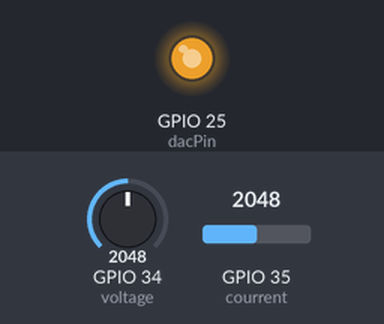
The sketch below on a simulated ESP32. Parts: output pins drawn as LEDs (lit = HIGH). Inputs (shaded band) come from the test bench; at power-on: GPIO 34 (voltage) = 2048, GPIO 35 (courrent) = 2048. WiFi joins after 1.5 s; servers stay silent unless stated; what the sketch prints to the serial monitor is not drawn.

Above: at 2.7 s.
2.8 s: GPIO 34 (voltage) set to 2866
At 2.85 s:
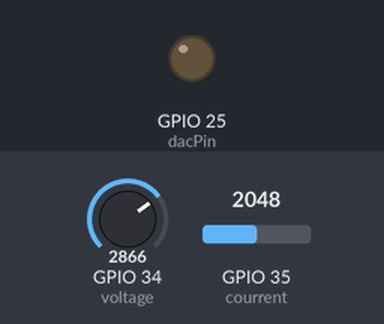
At 5.76 s:
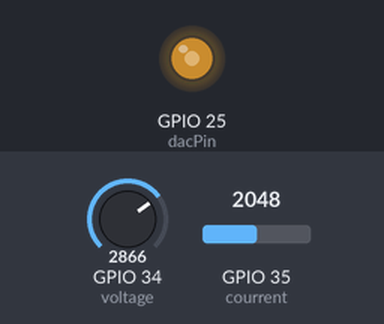
5.8 s: GPIO 34 (voltage) set to 2047
Timing chart, 0 to 14.8 s (numbered marks = the images above; inputs shaded):
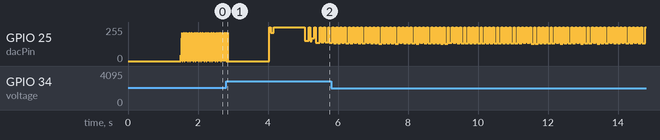

The sketch:

SendData.ino
```cpp
#include <WiFi.h>
#include <WiFiClientSecure.h>
// //sudo chmod 666 /dev/ttyUSB0

//Variables memdicion de corriente
#define courrent 35 //ADC7 COURRENT
float courrentEmu = 0;
float id = 0;
float id_ant = 0;
float iq = 0;
float iq_ant = 0;
float pipll = 0;
float pipll_ant = 0;
float thetap_ant = 0;
float thetap = 0;
float w0 = 2*3.1416*60;
float w0p = 0;
float w0p_ant = 0;
float coseno = 0;
float coseno_ant = 0;
float i_coseno = 0;
float i_coseno_ant = 0;
int thetap_dac = 0;
const int dacPin = 25; //DAC 1
const int dacResolution = 8;
float sin_ant = 0;
float i_sin_ant = 0;
float id_osci = 0;
//Variables medicion de voltaje
#define voltage 34 //ADC 6 VOLTAJE
#define blink 26
float voltageEmu = 0;
float vd = 0;
float vd_ant = 0;
float vq = 0;
float vq_ant = 0;
float p = 0;
float s = 0;
float q = 0;
float fp = 0;
//Constantes PLL
const float a1 = 0.963;
const float a2 = 0.0963;
const float Ts = 1.0/10080;
unsigned long previousMillis = 0;
unsigned long otherMillis = 0;
unsigned long interval = Ts * 1000;
String text = "";
//FLAGS
bool voltageMet = false;
bool courrentMet = true;
//iot
const char* ssid = "MANUEL_99";
const char* password = "Barbara1032502994";
const char* serverAddress = "lifae-iot.onrender.com";
const int serverPort = 443;  // Puerto para HTTPS

// AsyncWebServer server(80);
int cont = 0;
void setup() {
  Serial.begin(115200);
  Serial.println("HOlaaaa");
  pinMode(dacPin, ANALOG);
  connectToWiFi();
}

void loop() {
  unsigned long currentMillis = millis();
  unsigned long otherMillis = millis();
    if(currentMillis-previousMillis >= interval){
      // if(cont < 100000){
      //   cont = cont +1;
        voltageEmu = (analogRead(voltage)*(3.3/4095.0)-1.6); //Emulador
        courrentEmu = (analogRead(courrent)*(3.3/4095.0)-1); //Emulador
        coseno = coseno_ant*a1-a2*voltageEmu+sin_ant;
        vd= voltageEmu*cos(thetap)+coseno*sin(thetap);//señales en cuadratura- entrada del PIPLL COmponente en D
        vq = -voltageEmu*sin(thetap)+coseno*cos(thetap);

        i_coseno = i_coseno_ant*a1-a2*courrentEmu+i_sin_ant;
        id= courrentEmu*cos(thetap)+i_coseno*sin(thetap);//señales en cuadratura- entrada del PIPLL COmponente en D
        iq = -courrentEmu*sin(thetap)+coseno*cos(thetap);
        pipll=pipll_ant+a1*vd-vd_ant*a2;//salida PIpll

        w0p=pipll+w0;//entrada del integrador

        thetap=w0p_ant*Ts+thetap_ant;//salida pll
        w0p_ant = w0p;
        if (thetap>=2*3.1416)

        {
          thetap= thetap-(2 * 3.1416);
        }
        pipll_ant = pipll;
        vd_ant = vd;
        vq_ant = vq;
        id_ant = id;
        iq_ant = iq;
        thetap_ant = thetap;
        coseno_ant = coseno;
        sin_ant = voltageEmu;
        i_sin_ant = courrentEmu;
        thetap_dac = map(thetap, 0, 2 * 3.1416, 0, pow(2, dacResolution) - 1);
          p = (vd*id)/2;
          q = -vd*iq/2;
          s = sqrt(p*p+q*q);
          fp = p/s;
        dacWrite(dacPin, thetap_dac);
    // }else{
    //   cont = 0;
    //   sendToBackendAsync(p);
    // }
    previousMillis = currentMillis;
  }
  // if(otherMillis-previousMillis >= 1000){
  //   sendToBackendAsync(p);
  //   otherMillis = currentMillis;
  // }
  // digitalWrite(blink,HIGH);
  // Serial.println(p);
  // digitalWrite(blink,LOW);


  // float randomData = random(0, 100);
  // sendToBackendAsync(randomData);
  // delay(10000);  // Ejemplo de espera corta
}

void sendToBackendAsync(float data) {
  Serial.println("Conectando al servidor...");

  WiFiClientSecure client;
  client.setInsecure();

    if (client.connect(serverAddress, serverPort)) {
    Serial.println("Conectado al servidor");

    String jsonPayload = "{\"number\": " + String(data) + "}";
    String postRequest = "POST /random-data HTTP/1.1\r\nHost: " + String(serverAddress) + "\r\nContent-Type: application/json\r\nContent-Length: " + String(jsonPayload.length()) + "\r\n\r\n" + jsonPayload;

    client.print(postRequest);

    Serial.println("Datos enviados al servidor");
    delay(100);
    client.stop();
  } else {
    Serial.println("Error de conexión al servidor");
  }
}

void connectToWiFi() {
  WiFi.begin(ssid, password);

  while (WiFi.status() != WL_CONNECTED) {
    delay(500);
  }
}
```

FuncionalPll.ino
```cpp
//Pll con interrupcion
// #define courrent 35 //ADC7 COURRENT
// volatile double courrentEmu = 0;
// double id = 0;
// double id_ant = 0;
// double iq = 0;
// double iq_ant = 0;
// double i_coseno = 0;
// double i_coseno_ant = 0;
// int thetap_dac = 0;
// const int dacPin = 25; //DAC 1
// const int dacResolution = 8;
// double sin_ant = 0;
// double i_sin_ant = 0;
// double id_osci = 0;
// //Variables medicion de voltaje
// #define voltage 34 //ADC 6 VOLTAJE
// #define blink 2
// volatile double voltageEmu = 0;
// double pipll = 0;
// double pipll_ant = 0;
// double thetap_ant = 0;
// double thetap = 0;
// double w0 = 2*3.1416*60;
// double w0p = 0;//Probar 2*3.1416*60
// double w0p_ant = 0;
// double coseno = 0;
// double coseno_ant = 0;
// double vd = 0;
// double vd_ant = 0;
// double vq = 0;
// double vq_ant = 0;
// double p = 0;
// double s = 0;
// double q = 0;
// double fp = 0;
// //Constantes PLL
// const double a1 = 0.10050*10;//0.963;
// const double a2 = 0.09950*10;//0.0963;
// //Configuracion del timer
// double Ts;
// int PRSC;
// hw_timer_t *Timer0_Cfg = NULL;


// //Interrupcion Calulo PLL
// void IRAM_ATTR Timer0_ISR() {                       //Actual coseno = coseno_ant*a1-a2*voltageEmu+sin_ant;
//       // digitalWrite(blink,HIGH);
//       voltageEmu = (analogRead(voltage)*(3.3/4095.0)-1.6); //Emulador probar sin emulacion
//       courrentEmu = (analogRead(courrent)*(3.3/4095.0)-1); //Emulador probar sin emulacion
//       coseno = coseno_ant*a1-a2*voltageEmu+sin_ant; // Revisar si es de la forma  coseno=cos_ant*0.9630-0.963*Vol_Carga+sin_ant; donde voltajeEmu = Vol_Carga
//       vd= voltageEmu*cos(thetap)+coseno*sin(thetap);//señales en cuadratura- entrada del PIPLL COmponente en D
//       vq = -voltageEmu*sin(thetap)+coseno*cos(thetap);

//       i_coseno = i_coseno_ant*a1-a2*courrentEmu+i_sin_ant;
//       id= courrentEmu*cos(thetap)+i_coseno*sin(thetap);//señales en cuadratura- entrada del PIPLL COmponente en D
//       iq = -courrentEmu*sin(thetap)+coseno*cos(thetap);
//       pipll=pipll_ant+a1*vd-vd_ant*a2;//salida Pipll en voltaje

//       w0p=pipll+w0;//entrada del integrador

//       thetap=w0p_ant*Ts+thetap_ant;//salida pll
//       w0p_ant = w0p;
//       if (thetap>=2*3.1416){
//         thetap= thetap-(2 * 3.1416);
//       }
//       pipll_ant = pipll;
//       vd_ant = vd;
//       vq_ant = vq;
//       id_ant = id;
//       iq_ant = iq;
//       thetap_ant = thetap;
//       coseno_ant = coseno;
//       sin_ant = voltageEmu;
//       i_sin_ant = courrentEmu;
//       thetap_dac = map(thetap, 0, 2 * 3.1416, 0, pow(2, dacResolution) - 1);
//       p = (vd*id)/2;
//       q = -vd*iq/2;
//       s = sqrt(p*p+q*q);
//       fp = p/s;
//       dacWrite(dacPin, thetap_dac); //Probarlo tambien en el loop principal quitarlo al finalizar
//       // digitalWrite(blink,LOW);
// }
// void setup() {
//   // Configura el pin GPIO como DAC
//   pinMode(dacPin, ANALOG);
//   // pinMode(VdacPin, ANALOG);
//   pinMode(blink, OUTPUT);
//   // Serial.begin(115200);

//   //Configuracion de la interrupcion
//   Ts = 99,206; //Tiempo de muestro en microSegundos (1.0/10080)segundos
//   PRSC = 80; //Reloj base del timer 80 MHz
//   Timer0_Cfg = timerBegin(0, PRSC, true); //Inicializar timer
//   timerAttachInterrupt(Timer0_Cfg, &Timer0_ISR, true);
//   timerAlarmWrite(Timer0_Cfg, Ts, true);
//   timerAlarmEnable(Timer0_Cfg);
// }

// void loop() {
//   // voltageEmu = (analogRead(voltage)*(3.3/4095.0)-1.6); //Emulador probar sin emulacion
//   // courrentEmu = (analogRead(courrent)*(3.3/4095.0)-1); //Emulador probar sin emulacion
//   // delayMicroseconds(10);
//   // digitalWrite(blink,HIGH);
//   // Serial.println(p);
//   // digitalWrite(blink,LOW);
//   //delay(0.00007);
// }

//Pll Funcionaba
//Variables memdicion de corriente
// #define courrent 35 //ADC7 COURRENT
// double courrentEmu = 0;
// double id = 0;
// double id_ant = 0;
// double iq = 0;
// double iq_ant = 0;
// double pipll = 0;
// double pipll_ant = 0;
// double thetap_ant = 0;
// double thetap = 0;
// double w0 = 2*3.1416*60;
// double w0p = 0;
// double w0p_ant = 0;
// double coseno = 0;
// double coseno_ant = 0;
// double i_coseno = 0;
// double i_coseno_ant = 0;
// int thetap_dac = 0;
// const int dacPin = 25; //DAC 1
// const int dacResolution = 8;
// double sin_ant = 0;
// double i_sin_ant = 0;
// double id_osci = 0;
// //Variables medicion de voltaje
// #define voltage 34 //ADC 6 VOLTAJE
// #define blink 26
// double voltageEmu = 0;
// double vd = 0;
// double vd_ant = 0;
// double vq = 0;
// double vq_ant = 0;
// double p = 0;
// double s = 0;
// double q = 0;
// double fp = 0;
// //Constantes PLL
// const double a1 = 0.963;
// const double a2 = 0.0963;
// const double Ts = 1.0/10080;
// unsigned long previousMillis = 0;
// unsigned long interval = Ts * 1000;
// String text = "";
// //FLAGS
// bool voltageMet = false;
// bool courrentMet = true;
// void setup() {
//   // Configura el pin GPIO como DAC
//   pinMode(dacPin, ANALOG);
//   // pinMode(VdacPin, ANALOG);
//   pinMode(blink, OUTPUT);
//   Serial.begin(115200);
// }

// void loop() {
//   unsigned long currentMillis = millis();
//     if(currentMillis-previousMillis >= interval){
//       voltageEmu = (analogRead(voltage)*(3.3/4095.0)-1.6); //Emulador
//       courrentEmu = (analogRead(courrent)*(3.3/4095.0)-1); //Emulador
//       coseno = coseno_ant*a1-a2*voltageEmu+sin_ant;
//       vd= voltageEmu*cos(thetap)+coseno*sin(thetap);//señales en cuadratura- entrada del PIPLL COmponente en D
//       vq = -voltageEmu*sin(thetap)+coseno*cos(thetap);

//       i_coseno = i_coseno_ant*a1-a2*courrentEmu+i_sin_ant;
//       id= courrentEmu*cos(thetap)+i_coseno*sin(thetap);//señales en cuadratura- entrada del PIPLL COmponente en D
//       iq = -courrentEmu*sin(thetap)+coseno*cos(thetap);
//       pipll=pipll_ant+a1*vd-vd_ant*a2;//salida PIpll

//       w0p=pipll+w0;//entrada del integrador

//       thetap=w0p_ant*Ts+thetap_ant;//salida pll
//       w0p_ant = w0p;
//       if (thetap>=2*3.1416)

//       {
//         thetap= thetap-(2 * 3.1416);
//       }
//       pipll_ant = pipll;
//       vd_ant = vd;
//       vq_ant = vq;
//       id_ant = id;
//       iq_ant = iq;
//       thetap_ant = thetap;
//       coseno_ant = coseno;
//       sin_ant = voltageEmu;
//       i_sin_ant = courrentEmu;
//       thetap_dac = map(thetap, 0, 2 * 3.1416, 0, pow(2, dacResolution) - 1);
//       //p = (vd*id)/2;
//         p = (vd*id)/2;
//         q = -vd*iq/2;
//         s = sqrt(p*p+q*q);
//         fp = p/s;
//       //text = "VD es: " + vd;
//       //Serial.print("VD es ");
//       Serial.println(vd);
//       //Serial.print("P es")
//       //Serial.println(p);
//       dacWrite(dacPin, thetap_dac);
//     previousMillis = currentMillis;
//   }
//   // digitalWrite(blink,HIGH);
//   // Serial.println(p);
//   // digitalWrite(blink,LOW);
//   //delay(0.00007);
// }


//Variables memdicion de corriente
// #define courrent 35 //ADC7 COURRENT
// float courrentEmu = 0;
// float id = 0;
// float id_ant = 0;
// float iq = 0;
// float iq_ant = 0;
// float pipll = 0;
// float pipll_ant = 0;
// float thetap_ant = 0;
// float thetap = 0;
// float w0 = 2*3.1416*60;
// float w0p = 0;
// float w0p_ant = 0;
// float coseno = 0;
// float coseno_ant = 0;
// float i_coseno = 0;
// float i_coseno_ant = 0;
// int thetap_dac = 0;
// const int dacPin = 25; //DAC 1
// const int dacResolution = 8;
// float sin_ant = 0;
// float i_sin_ant = 0;
// float id_osci = 0;
// //Variables medicion de voltaje
// #define voltage 34 //ADC 6 VOLTAJE
// #define blink 26
// float voltageEmu = 0;
// float vd = 0;
// float vd_ant = 0;
// float vq = 0;
// float vq_ant = 0;
// float p = 0;
// float s = 0;
// float q = 0;
// float fp = 0;
// //Constantes PLL
// const float a1 = 0.963;
// const float a2 = 0.0963;
// const float Ts = 1.0/10080;
// unsigned long previousMillis = 0;
// unsigned long interval = Ts * 1000;
// String text = "";
// //FLAGS
// bool voltageMet = false;
// bool courrentMet = true;
// void setup() {
//   // Configura el pin GPIO como DAC
//   pinMode(dacPin, ANALOG);
//   // pinMode(VdacPin, ANALOG);
//   pinMode(blink, OUTPUT);
//   Serial.begin(115200);
// }

// void loop() {
//   unsigned long currentMillis = millis();
//     if(currentMillis-previousMillis >= interval){
//       voltageEmu = (analogRead(voltage)*(3.3/4095.0)-1.6); //Emulador
//       //courrentEmu = (analogRead(courrent)*(3.3/4095.0)-1); //Emulador
//       coseno = coseno_ant*a1-a2*voltageEmu+sin_ant;
//       vd= voltageEmu*cos(thetap)+coseno*sin(thetap);//señales en cuadratura- entrada del PIPLL COmponente en D
//       vq = -voltageEmu*sin(thetap)+coseno*cos(thetap);

//       //i_coseno = i_coseno_ant*a1-a2*courrentEmu+i_sin_ant;
//       //id= courrentEmu*cos(thetap)+i_coseno*sin(thetap);//señales en cuadratura- entrada del PIPLL COmponente en D
//       //iq = -courrentEmu*sin(thetap)+coseno*cos(thetap);
//       pipll=pipll_ant+a1*vd-vd_ant*a2;//salida PIpll

//       w0p=pipll+w0;//entrada del integrador

//       thetap=w0p_ant*Ts+thetap_ant;//salida pll
//       w0p_ant = w0p;
//       if (thetap>=2*3.1416)

//       {
//         thetap= thetap-(2 * 3.1416);
//       }
//       pipll_ant = pipll;
//       vd_ant = vd;
//       vq_ant = vq;
//       //id_ant = id;
//       //iq_ant = iq;
//       thetap_ant = thetap;
//       coseno_ant = coseno;
//       sin_ant = voltageEmu;
//       //i_sin_ant = courrentEmu;
//       thetap_dac = map(thetap, 0, 2 * 3.1416, 0, pow(2, dacResolution) - 1);
//       //p = (vd*id)/2;
//         // p = (vd*id)/2;
//         // q = -vd*iq/2;
//         // s = sqrt(p*p+q*q);
//         // fp = p/s;
//       //text = "VD es: " + vd;
//       //Serial.print("VD es ");
//       Serial.println(vd);
//       //Serial.print("P es")
//       //Serial.println(p);
//       dacWrite(dacPin, thetap_dac);
//     previousMillis = currentMillis;
//   }
//   // digitalWrite(blink,HIGH);
//   // Serial.println(p);
//   // digitalWrite(blink,LOW);
//   //delay(0.00007);
// }
```

Source omitted: Pll.ino (5715 bytes), main.c (17663 bytes)

Measured:
- by itself, GPIO 25 (dacPin): ramps from 128/255 to 255/255 and jumps back, once every 0.12 s
